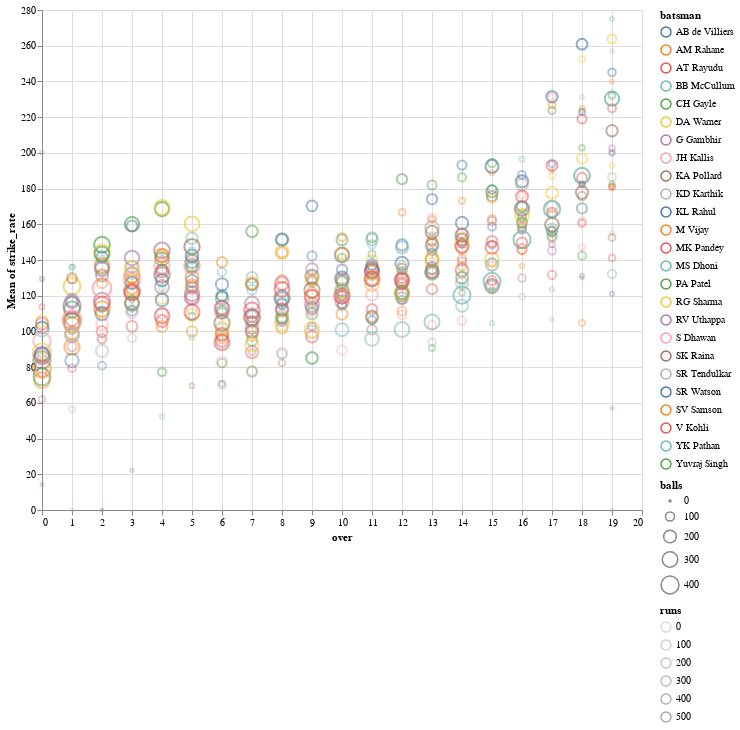

The notebook cell this image was saved under:
### Code cell
alt.data_transformers.disable_max_rows()
 
alt.Chart(df_batsman_runs[df_batsman_runs['batsman'].isin(top_batsmen)]).mark_point(shape="circle").encode(
alt.X('over'),
alt.Y('mean(strike_rate)'),
color='batsman',
text="batsman",
size='balls',
opacity='runs',
tooltip=list(df_batsman_runs.columns)
).properties(width=600,height=500)

### Figure 1 — Vega-Lite specification as saved in the notebook (floating-point values rounded to 4 significant figures; data arrays with more than 128 entries replaced by an {"elided": "..."} marker saying what was removed)
{"config": {"view": {"continuousWidth": 300, "continuousHeight": 300}}, "data": {"name": "data-d30e5824c5c3b377052a87632bd6fc5c"}, "mark": {"type": "point", "shape": "circle"}, "encoding": {"color": {"field": "batsman", "type": "nominal"}, "opacity": {"field": "runs", "type": "quantitative"}, "size": {"field": "balls", "type": "quantitative"}, "text": {"field": "batsman", "type": "nominal"}, "tooltip": [{"field": "batsman", "type": "nominal"}, {"field": "over", "type": "quantitative"}, {"field": "balls", "type": "quantitative"}, {"field": "runs", "type": "quantitative"}, {"field": "strike_rate", "type": "quantitative"}], "x": {"field": "over", "type": "quantitative"}, "y": {"aggregate": "mean", "field": "strike_rate", "type": "quantitative"}}, "height": 500, "width": 600, "$schema": "https://vega.github.io/schema/vega-lite/v5.8.0.json", "datasets": {"data-d30e5824c5c3b377052a87632bd6fc5c": {"elided": "497 records"}}}
